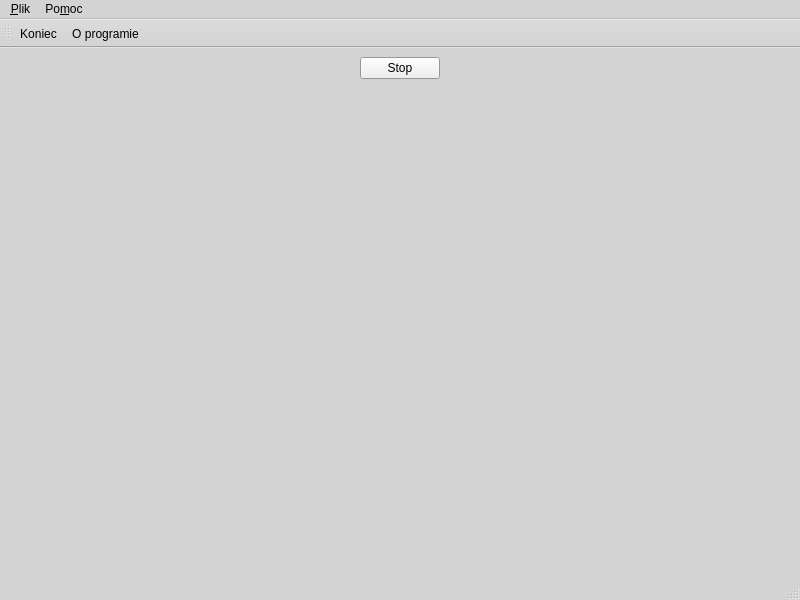
<?xml version="1.0" encoding="UTF-8"?>
<ui version="4.0">
 <class>MainWindow</class>
 <widget class="QMainWindow" name="MainWindow">
  <property name="geometry">
   <rect>
    <x>0</x>
    <y>0</y>
    <width>800</width>
    <height>600</height>
   </rect>
  </property>
  <property name="palette">
   <palette>
    <active>
     <colorrole role="Base">
      <brush brushstyle="SolidPattern">
       <color alpha="255">
        <red>255</red>
        <green>255</green>
        <blue>255</blue>
       </color>
      </brush>
     </colorrole>
     <colorrole role="Window">
      <brush brushstyle="SolidPattern">
       <color alpha="255">
        <red>211</red>
        <green>211</green>
        <blue>211</blue>
       </color>
      </brush>
     </colorrole>
    </active>
    <inactive>
     <colorrole role="Base">
      <brush brushstyle="SolidPattern">
       <color alpha="255">
        <red>255</red>
        <green>255</green>
        <blue>255</blue>
       </color>
      </brush>
     </colorrole>
     <colorrole role="Window">
      <brush brushstyle="SolidPattern">
       <color alpha="255">
        <red>211</red>
        <green>211</green>
        <blue>211</blue>
       </color>
      </brush>
     </colorrole>
    </inactive>
    <disabled>
     <colorrole role="Base">
      <brush brushstyle="SolidPattern">
       <color alpha="255">
        <red>211</red>
        <green>211</green>
        <blue>211</blue>
       </color>
      </brush>
     </colorrole>
     <colorrole role="Window">
      <brush brushstyle="SolidPattern">
       <color alpha="255">
        <red>211</red>
        <green>211</green>
        <blue>211</blue>
       </color>
      </brush>
     </colorrole>
    </disabled>
   </palette>
  </property>
  <property name="windowTitle">
   <string>MainWindow</string>
  </property>
  <property name="autoFillBackground">
   <bool>true</bool>
  </property>
  <widget class="QWidget" name="centralwidget">
   <layout class="QVBoxLayout" name="verticalLayout">
    <item>
     <layout class="QHBoxLayout" name="horizontalLayout">
      <item>
       <spacer name="horizontalSpacer">
        <property name="orientation">
         <enum>Qt::Horizontal</enum>
        </property>
        <property name="sizeHint" stdset="0">
         <size>
          <width>40</width>
          <height>20</height>
         </size>
        </property>
       </spacer>
      </item>
      <item>
       <widget class="QPushButton" name="przycisk">
        <property name="toolTip">
         <string>Włącz lub wyłącz animację</string>
        </property>
        <property name="text">
         <string>Stop</string>
        </property>
       </widget>
      </item>
      <item>
       <spacer name="horizontalSpacer_2">
        <property name="orientation">
         <enum>Qt::Horizontal</enum>
        </property>
        <property name="sizeHint" stdset="0">
         <size>
          <width>40</width>
          <height>20</height>
         </size>
        </property>
       </spacer>
      </item>
     </layout>
    </item>
    <item>
     <widget class="MyWidget" name="widget" native="true">
      <property name="sizePolicy">
       <sizepolicy hsizetype="Preferred" vsizetype="MinimumExpanding">
        <horstretch>0</horstretch>
        <verstretch>0</verstretch>
       </sizepolicy>
      </property>
      <property name="palette">
       <palette>
        <active>
         <colorrole role="WindowText">
          <brush brushstyle="SolidPattern">
           <color alpha="255">
            <red>0</red>
            <green>0</green>
            <blue>0</blue>
           </color>
          </brush>
         </colorrole>
        </active>
        <inactive>
         <colorrole role="WindowText">
          <brush brushstyle="SolidPattern">
           <color alpha="255">
            <red>0</red>
            <green>0</green>
            <blue>0</blue>
           </color>
          </brush>
         </colorrole>
        </inactive>
        <disabled>
         <colorrole role="WindowText">
          <brush brushstyle="SolidPattern">
           <color alpha="255">
            <red>120</red>
            <green>120</green>
            <blue>120</blue>
           </color>
          </brush>
         </colorrole>
        </disabled>
       </palette>
      </property>
     </widget>
    </item>
   </layout>
  </widget>
  <widget class="QMenuBar" name="menubar">
   <property name="geometry">
    <rect>
     <x>0</x>
     <y>0</y>
     <width>800</width>
     <height>20</height>
    </rect>
   </property>
   <widget class="QMenu" name="menu_Plik">
    <property name="title">
     <string>&amp;Plik</string>
    </property>
    <addaction name="action_Koniec"/>
   </widget>
   <widget class="QMenu" name="menuPo_moc">
    <property name="title">
     <string>Po&amp;moc</string>
    </property>
    <addaction name="action_O_programie"/>
   </widget>
   <addaction name="menu_Plik"/>
   <addaction name="menuPo_moc"/>
  </widget>
  <widget class="QStatusBar" name="statusbar"/>
  <widget class="QToolBar" name="toolBar">
   <property name="windowTitle">
    <string>toolBar</string>
   </property>
   <attribute name="toolBarArea">
    <enum>TopToolBarArea</enum>
   </attribute>
   <attribute name="toolBarBreak">
    <bool>false</bool>
   </attribute>
   <addaction name="action_Koniec"/>
   <addaction name="action_O_programie"/>
  </widget>
  <action name="action_Koniec">
   <property name="text">
    <string>&amp;Koniec</string>
   </property>
   <property name="shortcut">
    <string>Ctrl+Q</string>
   </property>
  </action>
  <action name="action_O_programie">
   <property name="text">
    <string>&amp;O programie</string>
   </property>
  </action>
 </widget>
 <customwidgets>
  <customwidget>
   <class>MyWidget</class>
   <extends>QWidget</extends>
   <header>my_widget.h</header>
   <container>1</container>
   <slots>
    <slot>toggle_animation()</slot>
   </slots>
  </customwidget>
 </customwidgets>
 <resources/>
 <connections>
  <connection>
   <sender>przycisk</sender>
   <signal>clicked()</signal>
   <receiver>widget</receiver>
   <slot>toggle_animation()</slot>
   <hints>
    <hint type="sourcelabel">
     <x>439</x>
     <y>78</y>
    </hint>
    <hint type="destinationlabel">
     <x>256</x>
     <y>107</y>
    </hint>
   </hints>
  </connection>
 </connections>
</ui>
